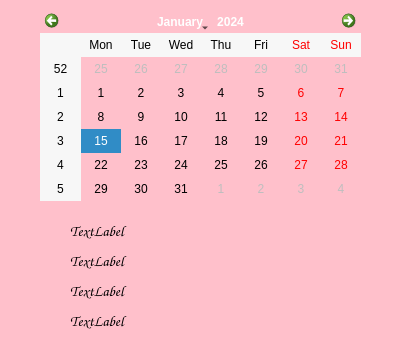
<?xml version="1.0" encoding="UTF-8"?>
<ui version="4.0">
 <class>MainWindow</class>
 <widget class="QMainWindow" name="MainWindow">
  <property name="geometry">
   <rect>
    <x>0</x>
    <y>0</y>
    <width>401</width>
    <height>355</height>
   </rect>
  </property>
  <property name="windowTitle">
   <string>MainWindow</string>
  </property>
  <property name="styleSheet">
   <string notr="true">background-color:pink</string>
  </property>
  <widget class="QWidget" name="centralwidget">
   <widget class="QCalendarWidget" name="calendarWidget">
    <property name="geometry">
     <rect>
      <x>40</x>
      <y>10</y>
      <width>321</width>
      <height>191</height>
     </rect>
    </property>
    <property name="styleSheet">
     <string notr="true"/>
    </property>
   </widget>
   <widget class="QLabel" name="label">
    <property name="geometry">
     <rect>
      <x>70</x>
      <y>220</y>
      <width>291</width>
      <height>21</height>
     </rect>
    </property>
    <property name="font">
     <font>
      <family>Comic Sans MS</family>
      <pointsize>11</pointsize>
      <weight>75</weight>
      <bold>true</bold>
     </font>
    </property>
    <property name="text">
     <string>TextLabel</string>
    </property>
   </widget>
   <widget class="QLabel" name="label_2">
    <property name="geometry">
     <rect>
      <x>70</x>
      <y>250</y>
      <width>291</width>
      <height>21</height>
     </rect>
    </property>
    <property name="font">
     <font>
      <family>Comic Sans MS</family>
      <pointsize>11</pointsize>
      <weight>75</weight>
      <bold>true</bold>
     </font>
    </property>
    <property name="text">
     <string>TextLabel</string>
    </property>
   </widget>
   <widget class="QLabel" name="label_3">
    <property name="geometry">
     <rect>
      <x>70</x>
      <y>280</y>
      <width>301</width>
      <height>21</height>
     </rect>
    </property>
    <property name="font">
     <font>
      <family>Comic Sans MS</family>
      <pointsize>11</pointsize>
      <weight>75</weight>
      <bold>true</bold>
     </font>
    </property>
    <property name="text">
     <string>TextLabel</string>
    </property>
   </widget>
   <widget class="QLabel" name="label_4">
    <property name="geometry">
     <rect>
      <x>70</x>
      <y>310</y>
      <width>301</width>
      <height>21</height>
     </rect>
    </property>
    <property name="font">
     <font>
      <family>Comic Sans MS</family>
      <pointsize>11</pointsize>
      <weight>75</weight>
      <bold>true</bold>
     </font>
    </property>
    <property name="text">
     <string>TextLabel</string>
    </property>
   </widget>
  </widget>
  <widget class="QStatusBar" name="statusbar"/>
 </widget>
 <resources/>
 <connections/>
</ui>
